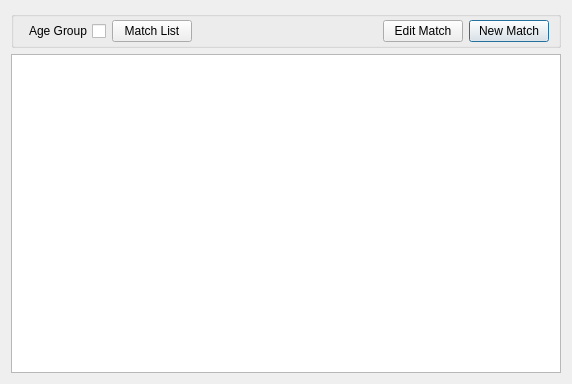
<?xml version="1.0" encoding="UTF-8"?>
<ui version="4.0">
 <class>MatchTable</class>
 <widget class="QDialog" name="MatchTable">
  <property name="geometry">
   <rect>
    <x>0</x>
    <y>0</y>
    <width>572</width>
    <height>384</height>
   </rect>
  </property>
  <property name="layoutDirection">
   <enum>Qt::RightToLeft</enum>
  </property>
  <layout class="QVBoxLayout" name="verticalLayout">
   <item>
    <widget class="QGroupBox" name="groupBox">
     <property name="title">
      <string/>
     </property>
     <layout class="QHBoxLayout" name="horizontalLayout">
      <property name="topMargin">
       <number>3</number>
      </property>
      <property name="bottomMargin">
       <number>3</number>
      </property>
      <item>
       <widget class="QPushButton" name="bNewMatch">
        <property name="text">
         <string>New Match</string>
        </property>
        <property name="icon">
         <iconset resource="resources.qrc">
          <normaloff>:/images/add.png</normaloff>:/images/add.png</iconset>
        </property>
       </widget>
      </item>
      <item>
       <widget class="QPushButton" name="bEditMatch">
        <property name="text">
         <string>Edit Match</string>
        </property>
        <property name="icon">
         <iconset resource="resources.qrc">
          <normaloff>:/images/edit.png</normaloff>:/images/edit.png</iconset>
        </property>
       </widget>
      </item>
      <item>
       <spacer name="horizontalSpacer">
        <property name="orientation">
         <enum>Qt::Horizontal</enum>
        </property>
        <property name="sizeHint" stdset="0">
         <size>
          <width>40</width>
          <height>20</height>
         </size>
        </property>
       </spacer>
      </item>
      <item>
       <widget class="QPushButton" name="bMatchList">
        <property name="text">
         <string>Match List</string>
        </property>
        <property name="icon">
         <iconset resource="resources.qrc">
          <normaloff>:/images/list.png</normaloff>:/images/list.png</iconset>
        </property>
       </widget>
      </item>
      <item>
       <widget class="QCheckBox" name="cAgeGroup">
        <property name="text">
         <string>Age Group</string>
        </property>
       </widget>
      </item>
     </layout>
    </widget>
   </item>
   <item>
    <widget class="QTableView" name="tMatches"/>
   </item>
  </layout>
 </widget>
 <resources>
  <include location="resources.qrc"/>
 </resources>
 <connections/>
</ui>
